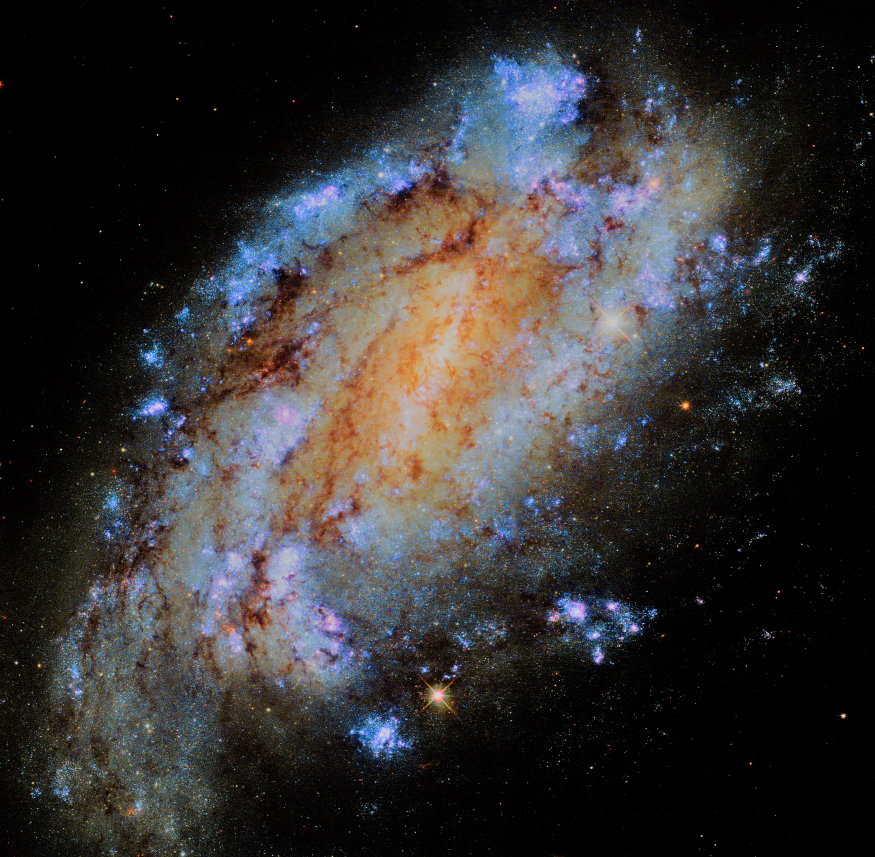
#> input picture PythonScript/galaxy - alternate.jpg, 3500 x 3428 px (shown at 1/4 size); its folder holds only this picture in this run
$ python densityscript.py 'galaxy - alternate.jpg'
#> lines starting #> are read from the running program, lines starting #| are printed output that depends on the picture
from skimage import io
from skimage.color import rgb2gray, rgb2hsv, hsv2rgb
import numpy as np
import matplotlib.pyplot as plt
import sys
import os, shutil

def blockshaped(arr, num_tile_rows, num_tile_cols):
    h, w = arr.shape
    return arr.reshape(num_tile_rows, h // num_tile_rows, num_tile_cols, -1).transpose((0, 2, 1, 3)).reshape(num_tile_rows, num_tile_cols, -1)

def blockshaped_hsv(arr, num_tile_rows, num_tile_cols):
    h, w = arr.shape[0], arr.shape[1]
    return arr.reshape(num_tile_rows, h // num_tile_rows, num_tile_cols, -1, 3).transpose((0, 2, 1, 3, 4)).reshape(num_tile_rows, num_tile_cols, -1, 3)


if __name__ == "__main__":
    if len(sys.argv) < 2:
        print("Usage: python {} [image_file]".format(sys.argv[0]))
        exit(0)
    im_file_name = sys.argv[1]

    save_to_current_directory = False

    folder_name = ".".join(sys.argv[1].split('.')[:-1])
    if save_to_current_directory:
        new_folder_path = "./" + folder_name + "/"
    else:
        script_dir = os.path.dirname(__file__)
        new_folder_path = os.path.join(script_dir, "../Assets/Galaxy Files/" + folder_name + "/")

    if os.path.isdir(new_folder_path):
        for f in os.listdir(new_folder_path):
            file_path = os.path.join(new_folder_path, f)
            try:
                if os.path.isfile(file_path):
                    os.unlink(file_path)
            except Exception as e:
                print(e)
    else:
        os.mkdir(new_folder_path)


    original = io.imread(im_file_name)
#> original is the input picture: shape (3428, 3500, 3); mean R, G, B 53.2, 51, 51.5
    grayscale = rgb2gray(original)
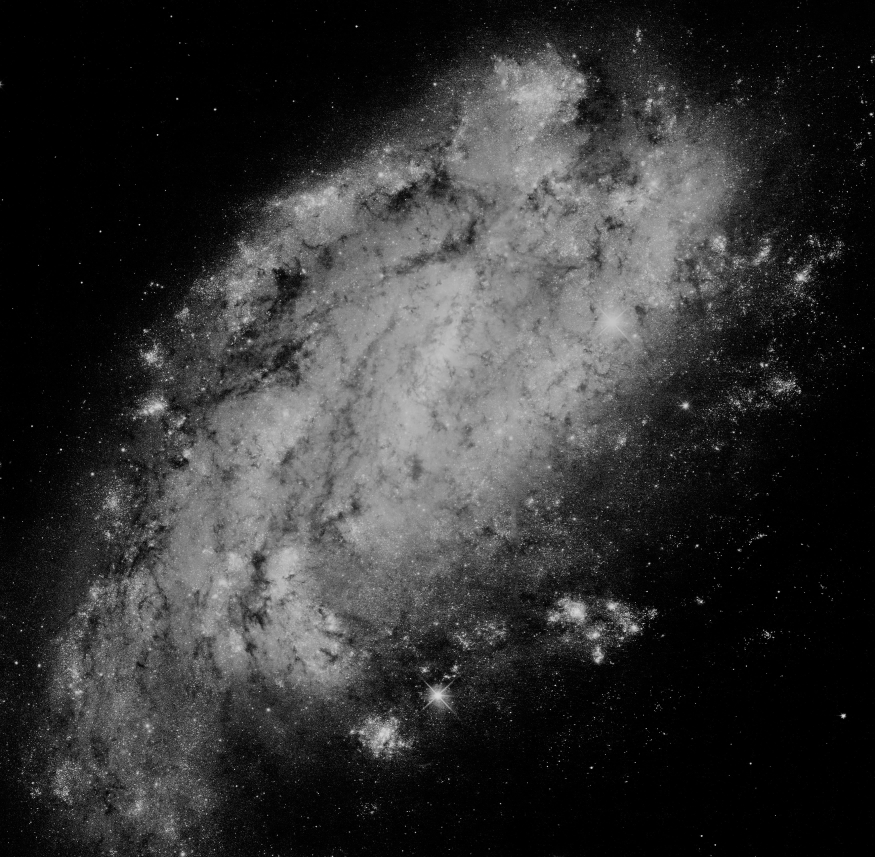
#> grayscale: shape (3428, 3500) float64 (shown at 1/4 size); min 0, max 0.915, mean 0.202

    # [5 lines of commented-out code are left out]

    num_tile_rows = 857
    num_tile_cols = 700

    blocks = blockshaped(grayscale, num_tile_rows, num_tile_cols)

    f_pix = open(new_folder_path + "pix_array.txt", "w")
    mean_blocks = np.mean(blocks, axis=2, keepdims=False)
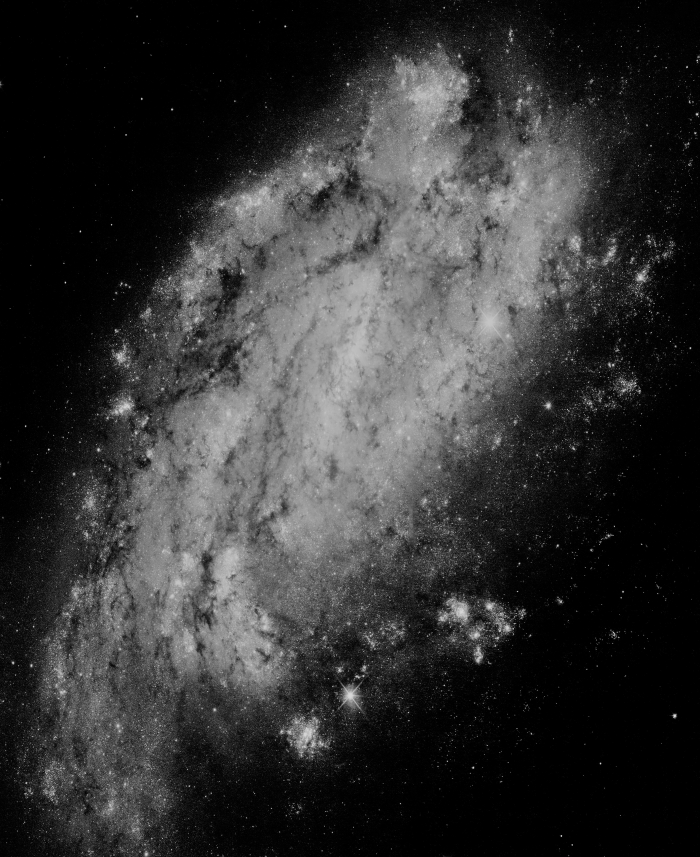
#> mean_blocks: shape (857, 700) float64; min 0, max 0.867, mean 0.202

    for i in range(mean_blocks.shape[0]):
        f_pix.write(" ".join(map(str, mean_blocks[i].tolist())))
        f_pix.write("\n")

    plt.imshow(mean_blocks, cmap="gray")
    plt.savefig(new_folder_path + "pix_image.png")

    hsv_image = rgb2hsv(original)
#> hsv_image: shape (3428, 3500, 3) float64; mean of channels 0, 1, 2 0.275, 0.319, 0.246
    blocks_hsv = blockshaped_hsv(hsv_image, num_tile_rows, num_tile_cols)

    f_h_mean = open(new_folder_path + "h_mean_array.txt", "w")
    f_s_mean = open(new_folder_path + "s_mean_array.txt", "w")
    f_v_mean = open(new_folder_path + "v_mean_array.txt", "w")

    hsv_mean_blocks = np.mean(blocks_hsv, axis=2, keepdims=False)
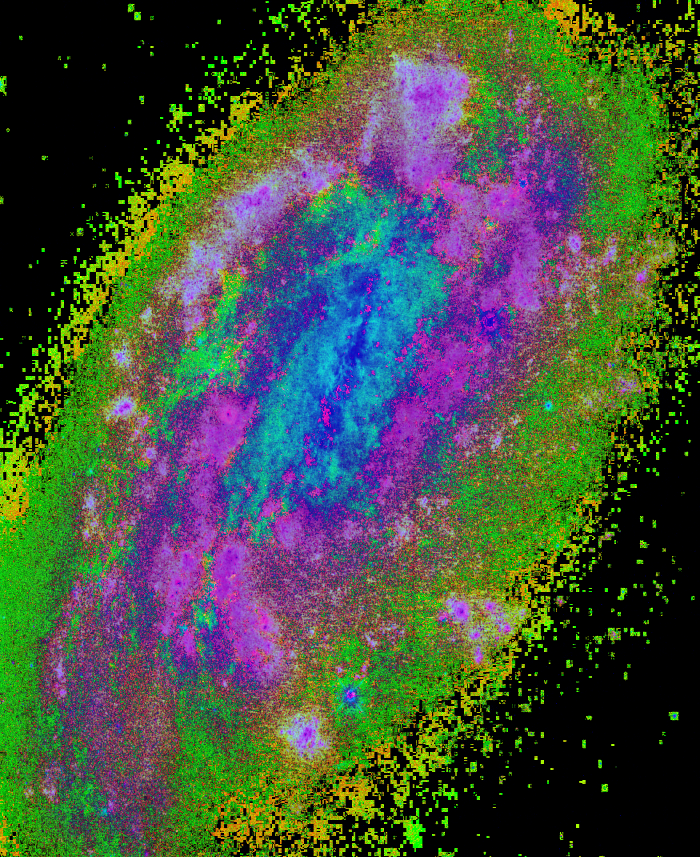
#> hsv_mean_blocks: shape (857, 700, 3) float64; mean of channels 0, 1, 2 0.275, 0.319, 0.246; drawn as R, G, B
    #plt.imshow(hsv2rgb(hsv_mean_blocks))
    #plt.show()

    for i in range(hsv_mean_blocks.shape[0]):
        f_h_mean.write(" ".join(map(str, hsv_mean_blocks[i][:,0].tolist())))
        f_h_mean.write("\n")
        f_s_mean.write(" ".join(map(str, hsv_mean_blocks[i][:,1].tolist())))
        f_s_mean.write("\n")
        f_v_mean.write(" ".join(map(str, hsv_mean_blocks[i][:,2].tolist())))
        f_v_mean.write("\n")

    f_h_std = open(new_folder_path + "h_std_array.txt", "w")
    f_s_std = open(new_folder_path + "s_std_array.txt", "w")
    f_v_std = open(new_folder_path + "v_std_array.txt", "w")

    hsv_std_blocks = np.std(blocks_hsv, axis=2, keepdims=False)
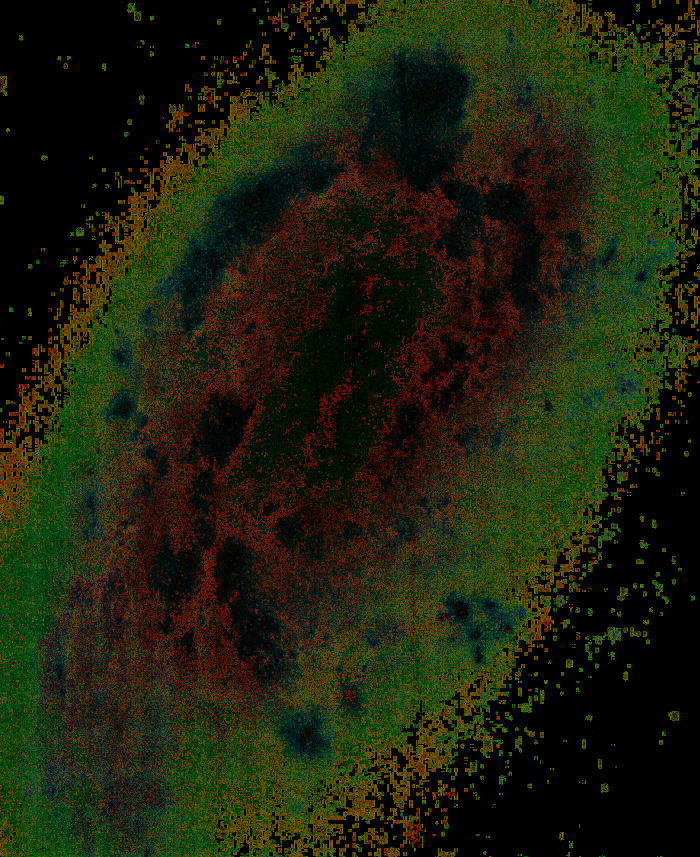
#> hsv_std_blocks: shape (857, 700, 3) float64; mean of channels 0, 1, 2 0.115, 0.133, 0.0447; drawn as R, G, B

    for i in range(hsv_std_blocks.shape[0]):
        f_h_std.write(" ".join(map(str, hsv_std_blocks[i][:,0].tolist())))
        f_h_std.write("\n")
        f_s_std.write(" ".join(map(str, hsv_std_blocks[i][:,1].tolist())))
        f_s_std.write("\n")
        f_v_std.write(" ".join(map(str, hsv_std_blocks[i][:,2].tolist())))
        f_v_std.write("\n")

    #plt.imshow(hsv2rgb(hsv_std_blocks))
    #plt.show()
